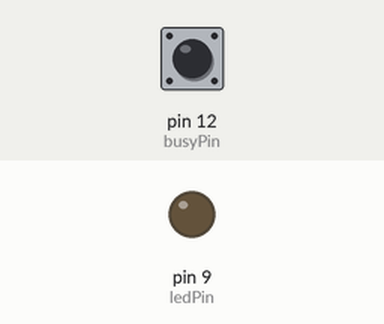
This sketch was run on a simulated Arduino Uno, built with avr-gcc and run on an emulated ATmega328P. On the bench: output pins drawn as LEDs (lit = HIGH). The inputs (shaded band) are chosen by the test bench; at power-on: pin 12 (busyPin) HIGH. Random numbers use the default seed unless the sketch sets one; the audio player accepts every command and is not drawn; what the sketch prints to the serial monitor is not drawn.

Above: at 0.77 s.
Timing chart, 0 to 28.6 s (numbered marks = the images above):
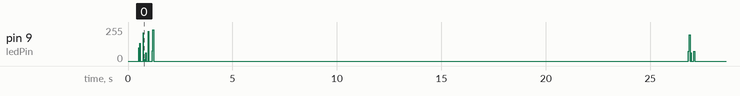

The sketch:

Lightning.ino
```cpp
#include "Arduino.h"
#include "SoftwareSerial.h"
#include "DFRobotDFPlayerMini.h"

int ledPin = 9;    // LEDs (via MOSFET) connected to pin 9
int rxPin = 10;    // DFplayer RX to Arduino pin 10
int txPin = 11;    // DFplayer TX toArduinopin 11
int busyPin = 12;  // DFplayer BUSY connected to pin 12

SoftwareSerial mySoftwareSerial(rxPin, txPin);
DFRobotDFPlayerMini myDFPlayer;

void setup()
{

  pinMode(ledPin, OUTPUT);
  pinMode(busyPin, INPUT);

  mySoftwareSerial.begin(9600);
  Serial.begin(115200);
  Serial.println(F("Initializing DFPlayer..."));

  if (!myDFPlayer.begin(mySoftwareSerial)) {  //Use softwareSerial to communicate with mp3.
    Serial.println(F("Unable to begin. Check connection and SD card, or reset the Arduino."));
    while (true);
  }

  Serial.println(F("DFPlayer Mini online."));

  myDFPlayer.setTimeOut(500);                   // Set serial communictaion time out 500ms
  myDFPlayer.volume(30);                        // Set volume value (0~30).
  myDFPlayer.EQ(DFPLAYER_EQ_BASS);              // Set EQ to BASS (normal/pop/rock/jazz/classic/bass)
  myDFPlayer.outputDevice(DFPLAYER_DEVICE_SD);  // Set device we use SD as default
  myDFPlayer.enableDAC();                       // Enable On-chip DAC
}

void loop()
{
  int flashCount = random (3, 15);        // Min. and max. number of flashes each loop
  int flashBrightnessMin =  10;           // LED flash min. brightness (0-255)
  int flashBrightnessMax =  255;          // LED flash max. brightness (0-255)

  int flashDurationMin = 1;               // Min. duration of each seperate flash
  int flashDurationMax = 50;              // Max. duration of each seperate flash

  int nextFlashDelayMin = 1;              // Min, delay between each flash and the next
  int nextFlashDelayMax = 150;            // Max, delay between each flash and the next

  int thunderDelay = random (500, 3000);  // Min. and max. delay between flashing and playing sound
  int thunderFile = random (1, 17);       // There are 17 soundfiles: 0001.mp3 ... 0017.mp3
  int loopDelay = random (5000, 30000);   // Min. and max. delay between each loop

  Serial.println();
  Serial.print(F("Flashing, count: "));
  Serial.println( flashCount );

  for (int flash = 0 ; flash <= flashCount; flash += 1) { // Flashing LED strip in a loop, random count

    analogWrite(ledPin, random (flashBrightnessMin, flashBrightnessMax)); // Turn LED strip on, random brightness
    delay(random(flashDurationMin, flashDurationMax)); // Keep it tured on, random duration

    analogWrite(ledPin, 0); // Turn the LED strip off
    delay(random(nextFlashDelayMin, nextFlashDelayMax)); // Random delay before next flash
  }

  Serial.print(F("Pausing before playing thunder sound, milliseconds: "));
  Serial.println(thunderDelay);
  delay(thunderDelay);

  Serial.print(F("Playing thunder sound, file number: "));
  Serial.println(thunderFile);
  myDFPlayer.playMp3Folder(thunderFile);
  delay(1000); // Give the DFPlayer some time

  while (digitalRead(busyPin) == LOW) { // Wait for the DFPlayer to finish playing the MP3 file
  }

  Serial.print(F("Pausing before next loop, milliseconds: "));
  Serial.println(loopDelay);
  delay(loopDelay);

}
```
